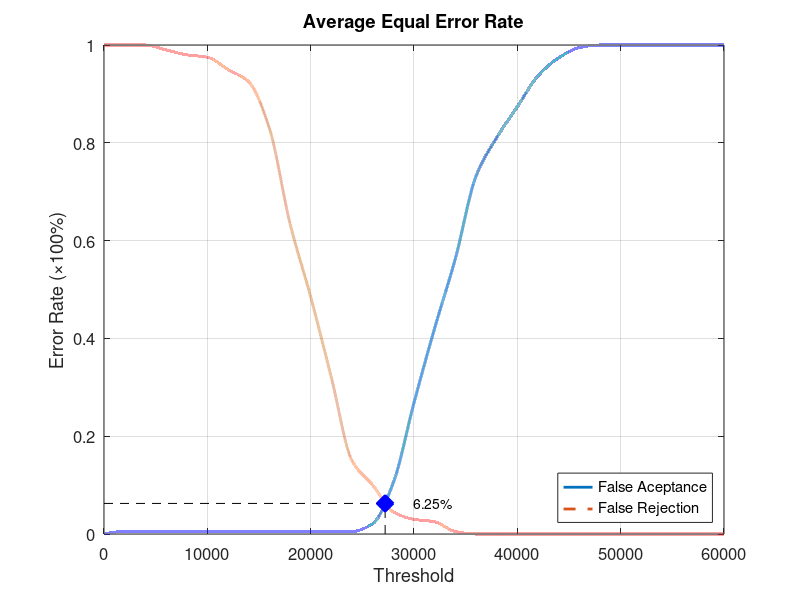
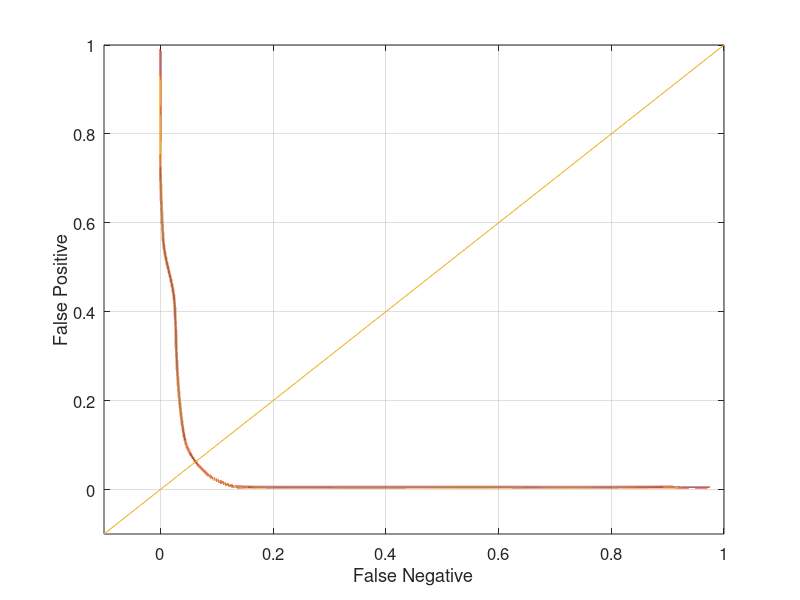

Write the MATLAB code that produced these figures, in order.
function yEER = Database1_3
close all;
clear;
clc;
x = 0:2000:60000;
xq = 0:0.5:60000;

y0 = [0 0.00526316 0.00526316 0.00526316 0.00526316 0.00526316 0.00526316 0.00526316 0.00526316 0.00526316 0.00526316 0.00526316 0.00526316 0.0210526 0.105263 0.268421 0.421053 0.563158 0.731579 0.810526 0.873684 0.936842 0.973684 0.994737 1 1 1 1 1 1 1];
yy0 = interp1(x, y0, xq, 'pchip');
y1 = [1 1 1 0.99 0.98 0.975 0.95 0.925 0.83 0.635 0.485 0.32 0.15 0.1 0.045 0.03 0.025 0.005 0 0 0 0 0 0 0 0 0 0 0 0 0];
yy1 = interp1(x, y1, xq, 'pchip');

% Calculating EER: 
y2 = abs(y0 - y1);
find(y2 == min(y2))
yy2 = abs(yy0 - yy1);
xEER = find(yy2 == min(yy2));
xEERIndex = xq(xEER) % X-axis EER
yEER = yy0(xEER) % Y-axis EER

main = figure
plot(xq, yy0,'-','LineWidth', 2);	hold on
plot(xq, yy1,'--','LineWidth', 2);	hold on
plot([xEERIndex xEERIndex], [0 yEER], 'k--');	hold on
plot([0 xEERIndex], [yEER yEER], 'k--');	hold on
plot(xEERIndex, yEER, 'bx', 'LineWidth', 10);	hold on
text(xEERIndex + 10 * xEERIndex / 100, yEER, [num2str(round((10000 * yEER)) / 100) '%'])
legend('False Aceptance', 'False Rejection', 'Location', 'SouthEast')
xlabel('Threshold')
ylabel('Error Rate (\times100%)')
title('Average Equal Error Rate')
set(gca, 'FontSize', 12)
axis([0 60000 0 1])
grid on

print(main, 'Database1_3Main', '-dpng');
FNRxFPR = figure('Color', [1 1 1]);
plot(yy1, yy0, '-', yy1, yy0, 'LineWidth', 2);
hold on
y = -0.1:0.1:1
plot(y, y); 
set(gca, 'FontSize', 12)
xlabel('False Negative')
ylabel('False Positive')
axis([-0.1 1 -0.1 1])
set(gca, 'FontSize', 12)
grid on

print(FNRxFPR, 'Database1_3FNRxFPR','-dpng');
end
